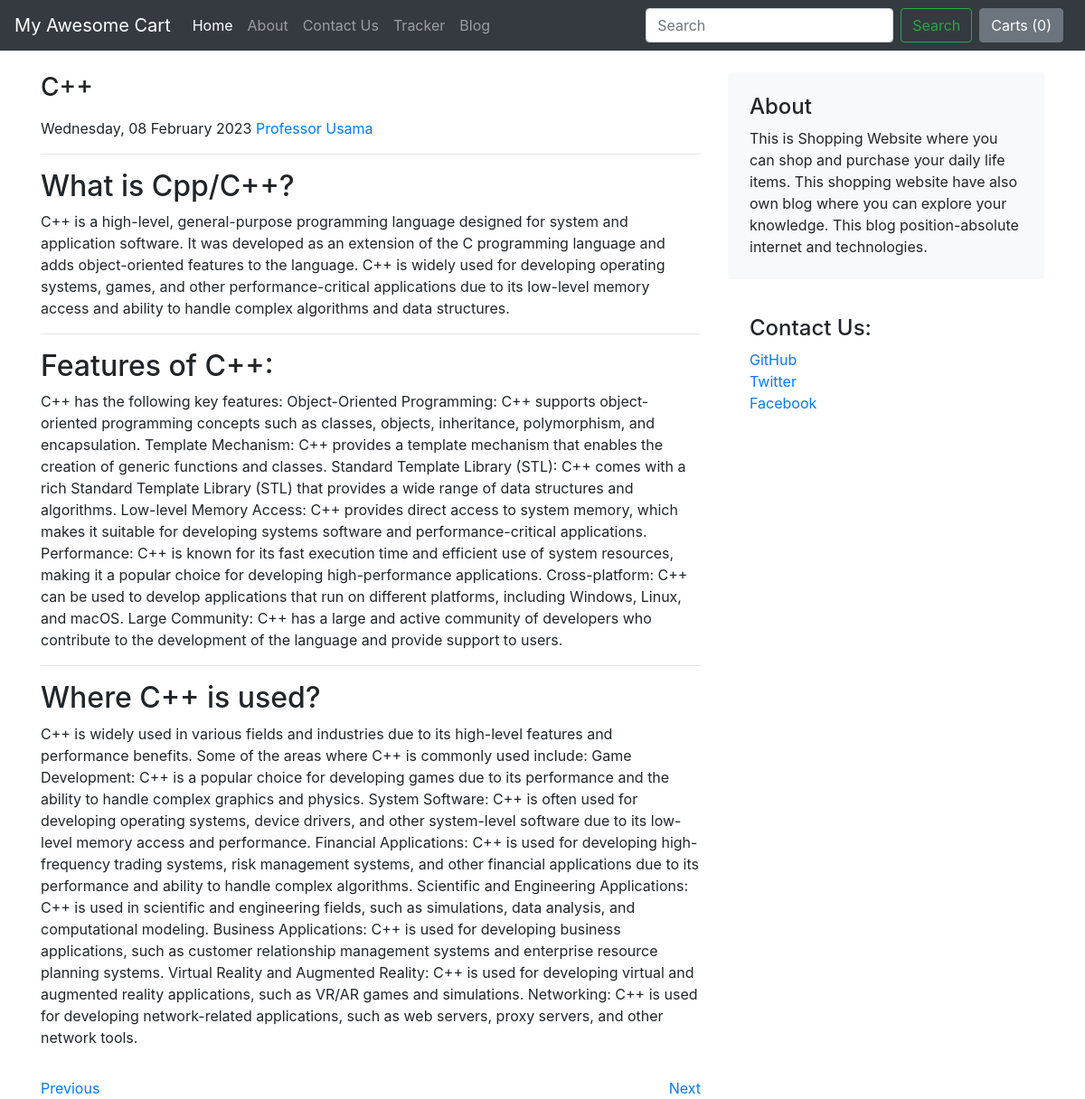
The app's page /blog/blogpost/3 with its own data.
### blog/models.py (models this page shows)
class Blogpost(models.Model):
    post_id = models.AutoField(primary_key=True)
    title = models.CharField(max_length=300, default='')
    heading0 = models.CharField(max_length=150, default='')
    content0 = models.CharField(max_length=10000, default='')
    heading1 = models.CharField(max_length=150, default='')
    content1 = models.CharField(max_length=10000, default='')
    heading2 = models.CharField(max_length=150, default='')
    content2 = models.CharField(max_length=10000, default='')
    publish_date = models.DateField()
    post_thumbnail = models.ImageField(upload_to='blog/imgages', default='')
    def __str__(self):
        return self.title

### blog/views.py (the view)
# urls.py: path("blogpost/<int:post_id>", views.blogpost, name="blogpost"),
def blogpost(request, post_id):
    getData = Blogpost.objects.filter(post_id=post_id)
    postData = {"data":getData}
    print(postData)
    return render(request, 'blog/blogpost.html', postData)

### blog/templates/blog/blogpost.html (shortened to what this page needs)
{%extends 'blog/basic.html'%}
{%block body%}
<div class="container mt-2">
    <div class="row g-5 mt-4">
        <div class="col-md-8">
            {%for data in data%}
            <h3 class="pb-2 mb-2 fst-italic">{{data.title}}</h3>
            <p class="blog-post-meta">{{data.publish_date|date:"l, d F o"}} <a
                    href="https://www.instagram.com/prof.usama/" target="_blank">Professor Usama</a></p>
            <hr>
            <article class="blog-post">
                <h2 class="blog-post-title">{{data.heading0}}</h2>
                <p>{{data.content0}}</p>
                <hr>
                <h2>{{data.heading1}}</h2>
                <p>{{data.content1}}</p>
                <hr>
                <h2>{{data.heading2}}</h2>
                <p>{{data.content2}}</p>
            </article>
            <a href="#" class="pre-section mt-3">Previous</a>
            <a href="#" class="next-section mt-3">Next</a>
            {%endfor%}
        </div>
        <div class="col-md-4">
            <div class="position-sticky" style="top: 2rem;">
                <div class="p-4 mb-3 bg-light rounded">
                    <h4 class="fst-italic">About</h4>
                    <p class="mb-0">This is Shopping Website where you can shop and purchase your daily life items.
                        This shopping website have also own blog where you can explore your knowledge. This blog
                        position-absolute
                        internet and technologies.
                    </p>
                </div>
                <div class="p-4">
                    <h4 class="fst-italic">Contact Us:</h4>
                    <ol class="list-unstyled">
                        <li><a href="https://github.com/UsamaDarkweb" target="_blank">GitHub</a></li>
                        <li><a href="https://twitter.com/professor_usama" target="_blank">Twitter</a></li>
                        <li><a href="https://www.facebook.com/prof.usamaamjid" target="_blank">Facebook</a></li>
                    </ol>
                </div>
            </div>
        </div>
    </div>
</div>
{%endblock%}

### records on screen
Blogpost: title "C++", publish_date "Wednesday, 08 February 2023", heading0 "What is Cpp/C++?", content0 "C++ is a high-level, general-purpose programming language designed for system and application software. It was developed as an extension of the C programming language and adds object-oriented features to the language. C++ is widely used for developing operating systems, games, and other performance-critical applications due to its low-level memory access and ability to handle complex algorithms and data structures.", heading1 "Features of C++:", content1 "C++ has the following key features: Object-Oriented Programming: C++ supports object-oriented programming concepts such as classes, objects, inheritance, polymorphism, and encapsulation. Template Mechanism: C++ provides a template mechanism that enables the creation of generic functions and classes. Standard Template Library (STL): C++ comes with a rich Standard Template Library (STL) that provides a wide range of data structures and algorithms. Low-level Memory Access: C++ provides direct access to system memory, which makes it suitable for developing systems software and performance-critical applications. Performance: C++ is known for its fast execution time and efficient use of system…", heading2 "Where C++ is used?", content2 "C++ is widely used in various fields and industries due to its high-level features and performance benefits. Some of the areas where C++ is commonly used include: Game Development: C++ is a popular choice for developing games due to its performance and the ability to handle complex graphics and physics. System Software: C++ is often used for developing operating systems, device drivers, and other system-level software due to its low-level memory access and performance. Financial Applications: C++ is used for developing high-frequency trading systems, risk management systems, and other financial applications due to its performance and ability to handle complex algorithms. Scientific and…"
